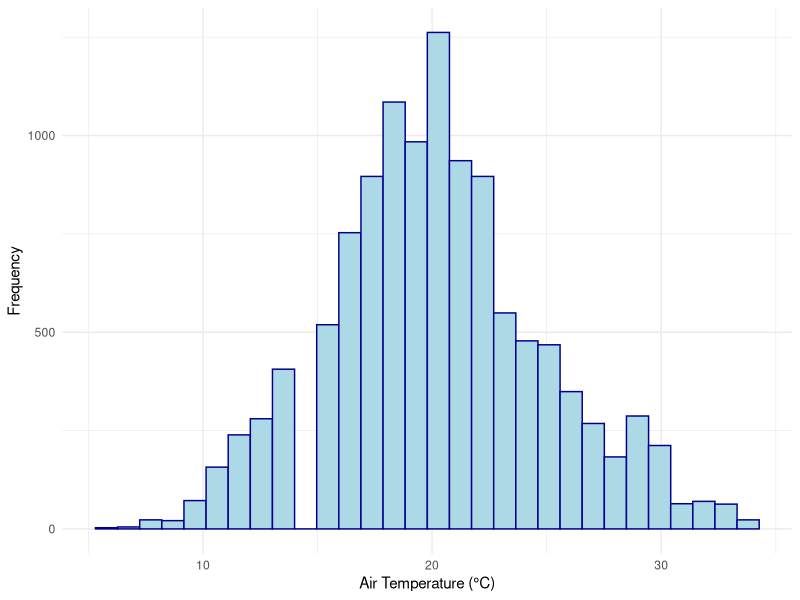
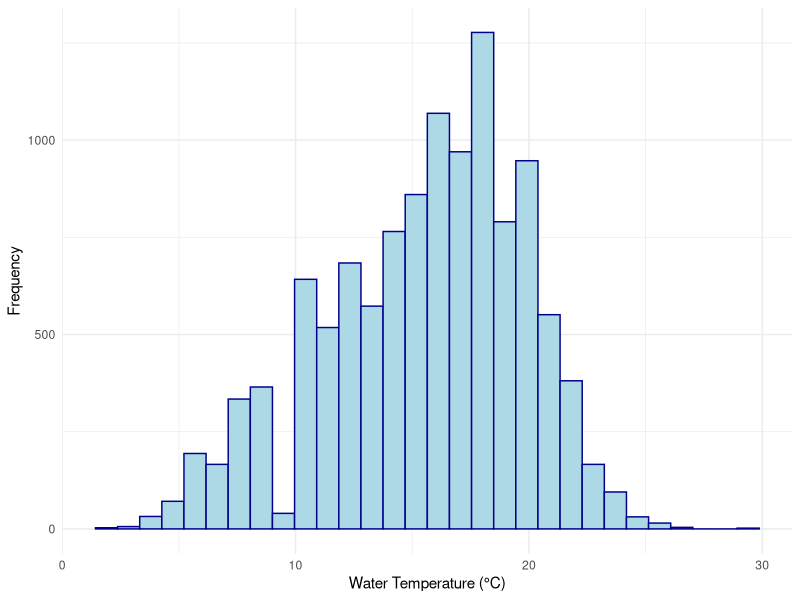
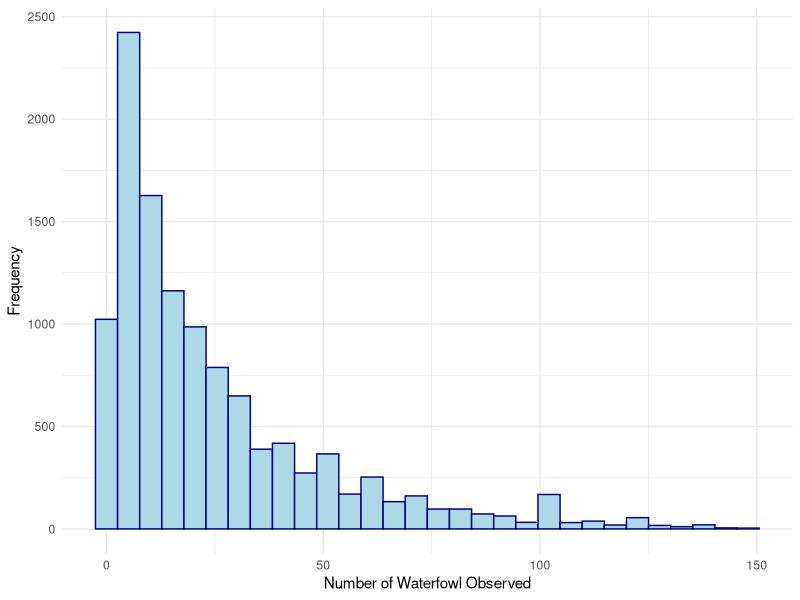
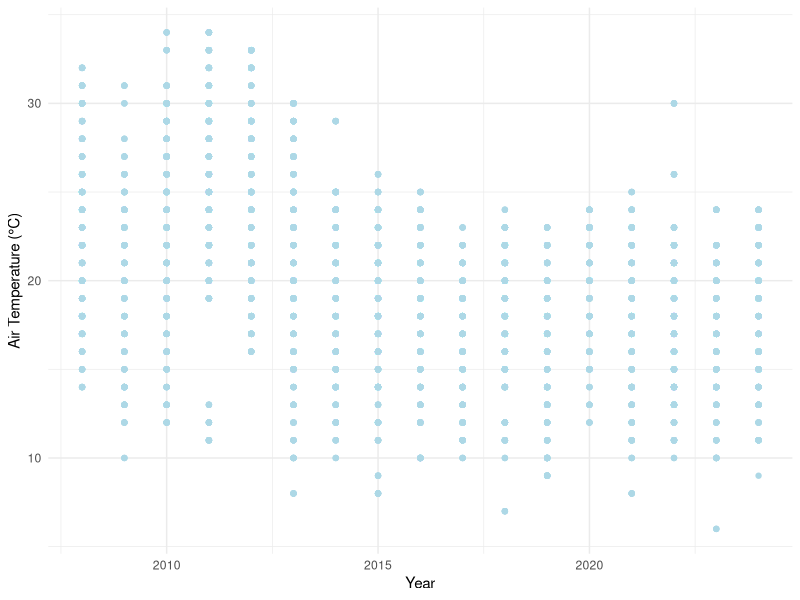
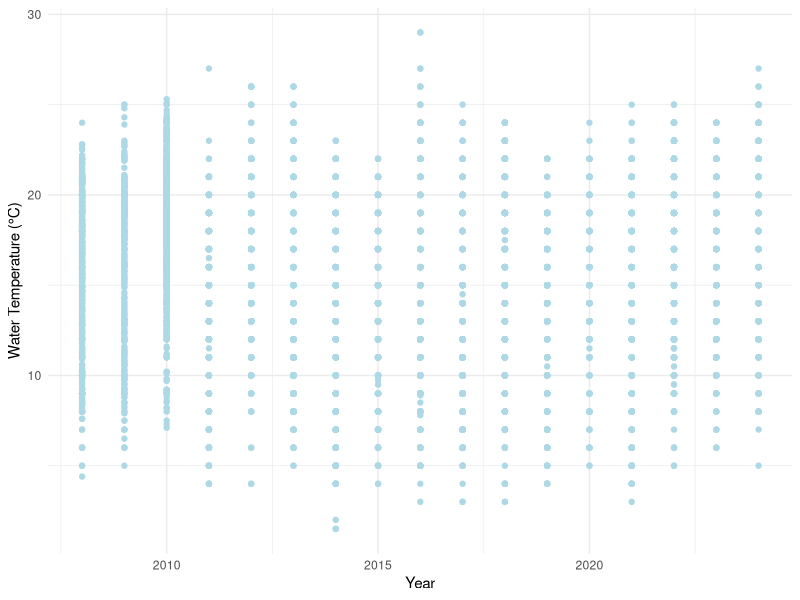
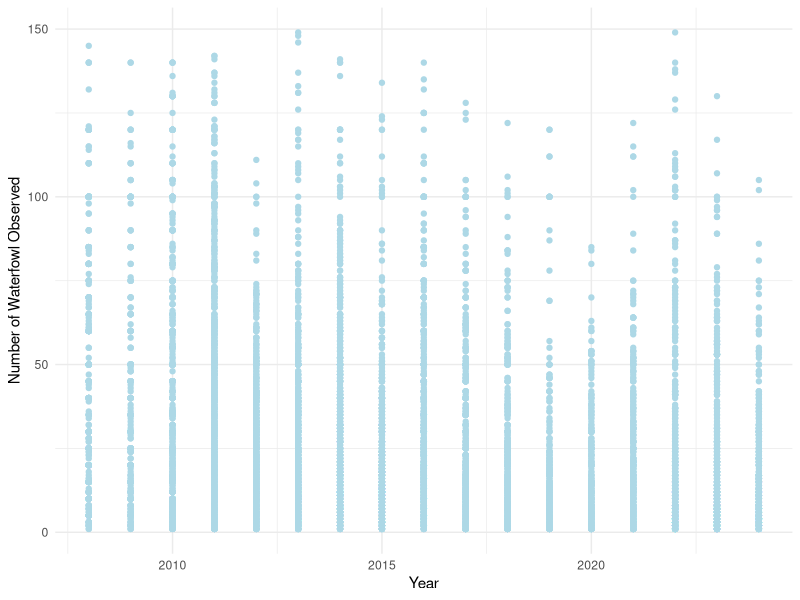
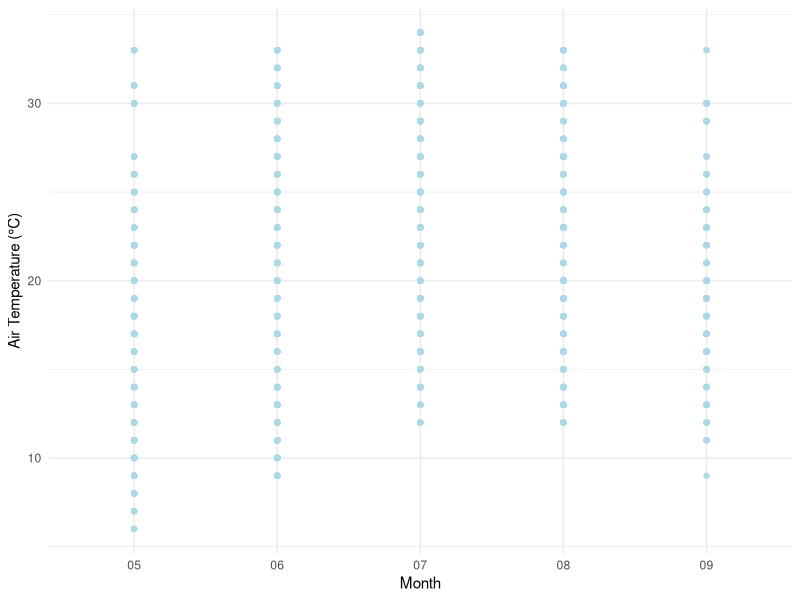
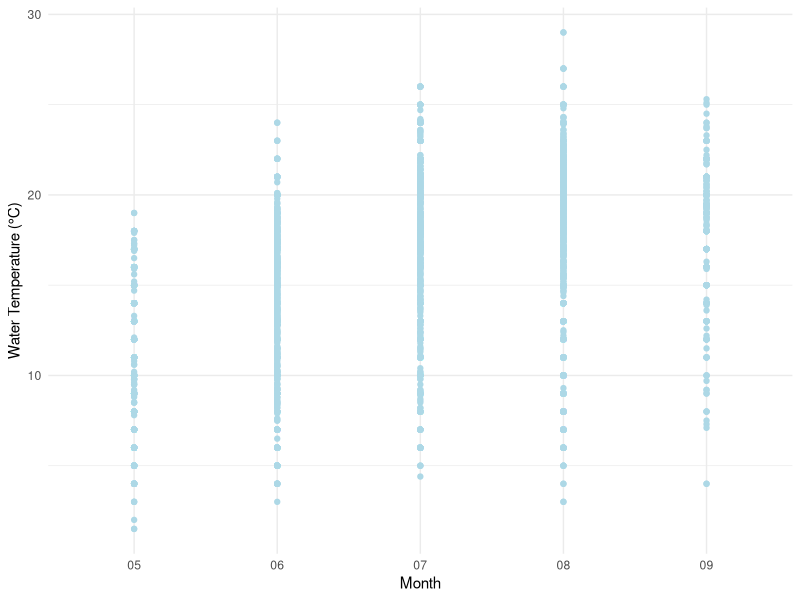

Write R code to recreate these figures, in order.
## ---- chunk 1
#| include: false
#| warning: false
#| message: false

# load packages and read data
library(tidyverse)
library(knitr)
## ---- chunk 2
#| include: false
#| warning: false
#| message: false

data <- read_csv(here::here("data/analysis_data/analysis_data.csv"))
## ---- chunk 3
#| label: tbl-data
#| tbl-cap: Preview of Data
#| echo: false
#| warning: false
#| message: false

kable(head(data), format = "markdown")
## ---- chunk 4
#| label: fig-air
#| fig-cap: Distribution of Air Temperature at Toronto Beaches
#| echo: false
#| warning: false
#| message: false

data |>
  ggplot(aes(x = air_temp)) +
  geom_histogram(bins = 30, col = "darkblue", fill = "lightblue") +
  theme_minimal() +
  labs(x = "Air Temperature (°C)", y = "Frequency")
## ---- chunk 5
#| label: fig-water
#| fig-cap: Distribution of Water Temperature at Toronto Beaches
#| echo: false
#| warning: false
#| message: false

data |>
  ggplot(aes(x = water_temp)) +
  geom_histogram(bins = 30, col = "darkblue", fill = "lightblue") +
  theme_minimal() +
  labs(x = "Water Temperature (°C)", y = "Frequency")
## ---- chunk 6
#| label: fig-fowl
#| fig-cap: Distribution of Waterfowl Observations at Toronto Beaches
#| echo: false
#| warning: false
#| message: false

data |>
  ggplot(aes(x = water_fowl)) +
  geom_histogram(bins = 30, col = "darkblue", fill = "lightblue") +
  theme_minimal() +
  labs(x = "Number of Waterfowl Observed", y = "Frequency")
## ---- chunk 7
#| label: fig-year-air
#| fig-cap: Air Temperature Over Years at Toronto Beaches
#| echo: false
#| warning: false
#| message: false

data |>
  ggplot(aes(x = year, y = air_temp)) +
  geom_point(col = "lightblue") +
  theme_minimal() +
  labs(x = "Year", y = "Air Temperature (°C)")
## ---- chunk 8
#| label: fig-year-water
#| fig-cap: Water Temperature Over Years at Toronto Beaches
#| echo: false
#| warning: false
#| message: false

data |>
  ggplot(aes(x = year, y = water_temp)) +
  geom_point(col = "lightblue") +
  theme_minimal() +
  labs(x = "Year", y = "Water Temperature (°C)")
## ---- chunk 9
#| label: fig-year-fowl
#| fig-cap: Waterfowl Observations Over Years at Toronto Beaches
#| echo: false
#| warning: false
#| message: false

data |>
  ggplot(aes(x = year, y = water_fowl)) +
  geom_point(col = "lightblue") +
  theme_minimal() +
  labs(x = "Year", y = "Number of Waterfowl Observed")
## ---- chunk 10
#| label: fig-month-air
#| fig-cap: Seasonal Change of Air Temperature at Toronto Beaches
#| echo: false
#| warning: false
#| message: false

data |>
  ggplot(aes(x = month, y = air_temp)) +
  geom_point(col = "lightblue") +
  theme_minimal() +
  labs(x = "Month", y = "Air Temperature (°C)")
## ---- chunk 11
#| label: fig-month-water
#| fig-cap: Seasonal Change of Water Temperature at Toronto Beaches
#| echo: false
#| warning: false
#| message: false

data |>
  ggplot(aes(x = month, y = water_temp)) +
  geom_point(col = "lightblue") +
  theme_minimal() +
  labs(x = "Month", y = "Water Temperature (°C)")
## ---- chunk 12
#| label: fig-month-fowl
#| fig-cap: Seasonal Change of Waterfowl Observations at Toronto Beaches
#| echo: false
#| warning: false
#| message: false

data |>
  ggplot(aes(x = month, y = water_fowl)) +
  geom_point(col = "lightblue") +
  theme_minimal() +
  labs(x = "Month", y = "Number of Waterfowl Observed")
## ---- chunk 13
#| label: fig-air-water
#| fig-cap: Relationship Between Air Temperature and Water Temperature at Toronto Beaches
#| echo: false
#| warning: false
#| message: false

data |>
  ggplot(aes(x = air_temp, y = water_temp)) +
  geom_point(col = "lightblue") +
  theme_minimal() +
  labs(x = "Air Temperature (°C)", y = "Water Temperature (°C)")
## ---- chunk 14
#| label: fig-water-fowl
#| fig-cap: Relationship Between Water Temperature and Waterfowl Observations at Toronto Beaches
#| echo: false
#| warning: false
#| message: false

data |>
  ggplot(aes(x = water_temp, y = water_fowl)) +
  geom_point(col = "lightblue") +
  theme_minimal() +
  labs(x = "Water Temperature (°C)", y = "Number of Waterfowl Observed")
## ---- chunk 15
#| label: tbl-summarise-air
#| tbl-cap: Summarise Statistics of Air Temperatures
#| echo: false
#| warning: false
#| message: false

summarise_air_temp <- data |>
  summarise(Mean = mean(air_temp),
            Median = median(air_temp),
            Variance = var(air_temp),
            Min = min(air_temp),
            Max = max(air_temp),
            IQR = IQR(air_temp)
  )
kable(summarise_air_temp, format = "markdown")
## ---- chunk 16
#| label: tbl-summarise-water
#| tbl-cap: Summarise Statistics of Water Temperatures
#| echo: false
#| warning: false
#| message: false

summarise_water_temp <- data |>
  summarise(Mean = mean(water_temp),
            Median = median(water_temp),
            Variance = var(water_temp),
            Min = min(water_temp),
            Max = max(water_temp),
            IQR = IQR(water_temp)
  )
kable(summarise_water_temp, format = "markdown")
## ---- chunk 17
#| label: tbl-summarise-fowl
#| tbl-cap: Summarise Statistics of Waterfowl Observations
#| echo: false
#| warning: false
#| message: false

summarise_water_fowl <- data |>
  summarise(Mean = mean(water_fowl),
            Median = median(water_fowl),
            Variance = var(water_fowl),
            Min = min(water_fowl),
            Max = max(water_fowl),
            IQR = IQR(water_fowl)
  )
kable(summarise_water_fowl, format = "markdown")
